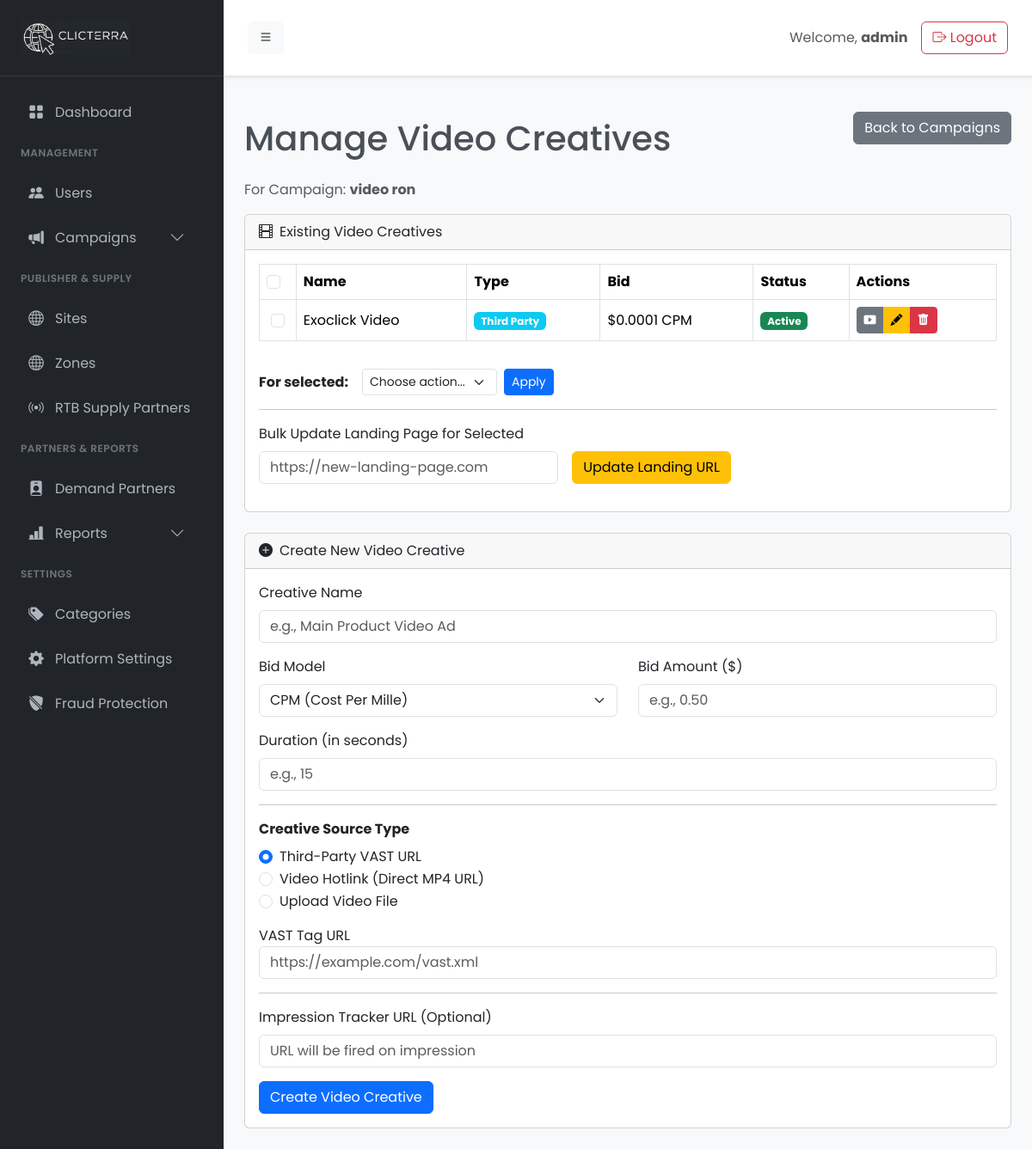
/admin/video-creatives.php?campaign_id=10 (signed in), run on an earlier commit of the app's database.
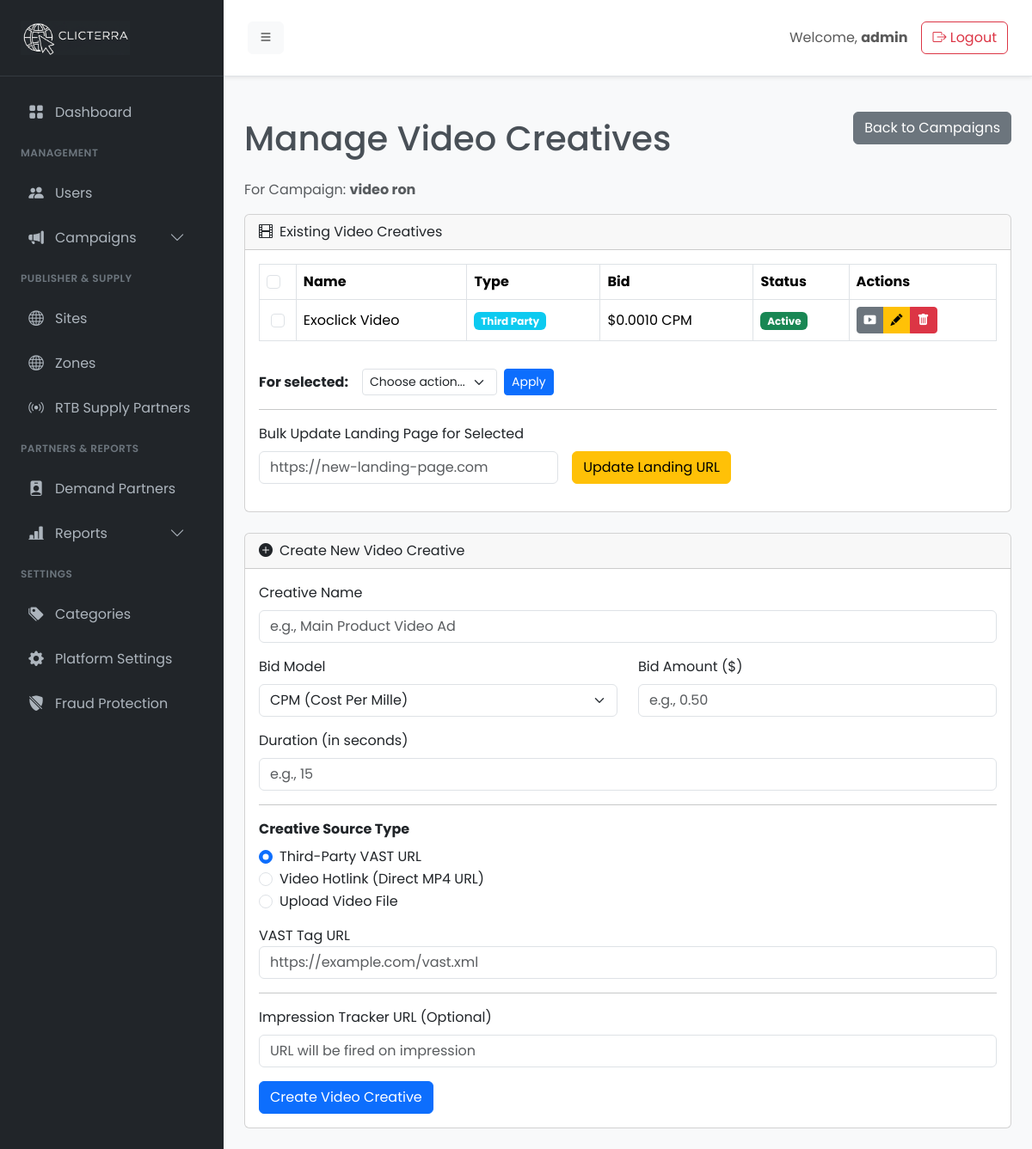
And on a later commit of the database.
### tables this page shows
CREATE TABLE `video_creatives` (
  `id` int(11) NOT NULL,
  `campaign_id` int(11) NOT NULL,
  `name` varchar(255) NOT NULL,
  `bid_model` enum('cpm','cpc') NOT NULL DEFAULT 'cpm',
  `bid_amount` decimal(10,4) NOT NULL DEFAULT 0.0000,
  `status` enum('active','paused') NOT NULL DEFAULT 'active',
  `vast_type` enum('third_party','hotlink','upload') NOT NULL COMMENT 'Tipe sumber VAST',
  `video_url` varchar(2048) DEFAULT NULL,
  `landing_url` varchar(2048) DEFAULT NULL,
  `duration` int(11) NOT NULL COMMENT 'In seconds',
  `impression_tracker` text DEFAULT NULL,
  `created_at` timestamp NOT NULL DEFAULT current_timestamp()
);

### admin/video-creatives.php (the view, shortened to what the changed rows need)
<?php
require_once __DIR__ . '/init.php';
$campaign_id = filter_input(INPUT_GET, 'campaign_id', FILTER_VALIDATE_INT);
$stmt_videos = $conn->prepare("SELECT * FROM video_creatives WHERE campaign_id = ? ORDER BY created_at DESC");
$stmt_videos->bind_param("i", $campaign_id);
$stmt_videos->execute();
$videos = $stmt_videos->get_result()->fetch_all(MYSQLI_ASSOC);
require_once __DIR__ . '/templates/header.php';
?>
<div class="d-flex justify-content-between align-items-center mb-4">
    <h1 class="mt-4 mb-0">Manage Video Creatives</h1>
</div>
<div class="card mb-4">
    <div class="card-body">
        <form action="video-creatives-action.php" method="POST" id="bulk-action-form">
            <div class="table-responsive">
                <table class="table table-bordered align-middle">
                    <thead><tr>
                        <th style="width: 5%;"><input class="form-check-input" type="checkbox" id="select-all-checkbox"></th>
                        <th>Name</th>
                        <th>Type</th>
                        <th>Bid</th>
                        <th>Status</th>
                        <th style="width: 20%;">Actions</th>
                    </tr></thead>
                    <tbody>
                        <?php if (!empty($videos)): foreach ($videos as $video): ?>
                            <tr>
                                <td class="text-center"><input class="form-check-input video-creative-checkbox" type="checkbox" name="creative_ids[]" value="<?php echo $video['id']; ?>"></td>
                                <td><?php echo htmlspecialchars($video['name']); ?></td>
                                <td><span class="badge bg-info"><?php echo ucwords(str_replace('_', ' ', $video['vast_type'])); ?></span></td>
                                <td>$<?php echo number_format($video['bid_amount'], 4); ?> <?php echo strtoupper($video['bid_model']); ?></td>
                                <td><span class="badge bg-<?php echo ($video['status'] == 'active' ? 'success' : 'warning text-dark'); ?>"><?php echo ucfirst($video['status']); ?></span></td>
                                <td>
                                    <div class="btn-group">
                                        <button type="button" class="btn btn-sm btn-secondary preview-btn" data-bs-toggle="modal" data-bs-target="#previewModal"
                                                data-name="<?php echo htmlspecialchars($video['name']); ?>"
                                                data-type="<?php echo $video['vast_type']; ?>"
                                                data-url="<?php echo htmlspecialchars($video['video_url']); ?>" title="Preview">
                                            <i class="bi bi-play-btn-fill"></i>
                                        </button>
                                        <a href="video-creatives-edit.php?id=<?php echo $video['id']; ?>" class="btn btn-sm btn-warning" title="Edit"><i class="bi bi-pencil-fill"></i></a>
                                        <button type="button" class="btn btn-sm btn-danger delete-btn" data-bs-toggle="modal" data-bs-target="#deleteModal"
                                                data-id="<?php echo $video['id']; ?>"
                                                data-name="<?php echo htmlspecialchars($video['name']); ?>" title="Delete">
                                            <i class="bi bi-trash-fill"></i>
                                        </button>
                                    </div>
                                </td>
                            </tr>
                        <?php endforeach; else: ?>
                            <tr><td colspan="6" class="text-center">No video creatives found for this campaign yet.</td></tr>
                        <?php endif; ?>
                    </tbody>
                </table>
            </div>
        </form>
    </div>
</div>
<?php require_once __DIR__ . '/templates/footer.php'; ?>

What changed in the data, as far as the page shows it:
changed video_creatives "Exoclick Video": bid_amount "0.0001" → "0.0010"
